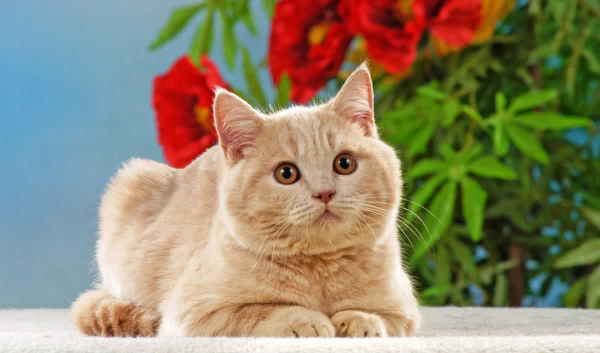
#> input picture image/cat.jpg, 600 x 353 px
$ python opencv_img03.py
#> lines starting #> are read from the running program, lines starting #| are printed output that depends on the picture
import cv2
import numpy as np #c#의 리스트, 행렬이 미포함이므로, numpy 필요

#이미지 로드 기본틀
org = cv2.imread('./image/cat.jpg', cv2.IMREAD_REDUCED_COLOR_2) #사이즈 1/2로 축소
#> org is the input picture: shape (353, 600, 3); mean B, G, R 108.9, 135.3, 142.6
gray = cv2.cvtColor(org, cv2.COLOR_BGR2GRAY)
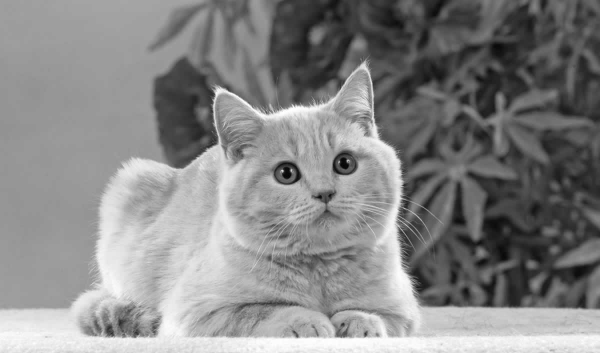
#> gray: shape (353, 600); min 3, max 255, mean 134.5

h, w, c = org.shape
#> h = 353; w = 600; c = 3

#이미지 자르기
#cropped = org[:, :int(w/2)] #[높이, 넓이](생략시 처음 상태 유지)
cropped = gray[:int(h/2), :] #[높이, 넓이](생략시 처음 상태 유지)
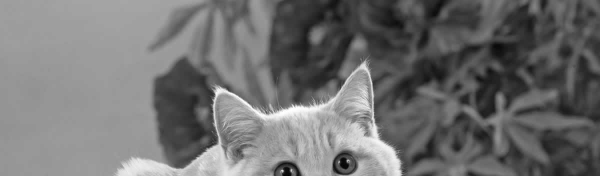
#> cropped: shape (176, 600); min 3, max 255, mean 112.8

cv2.imshow('original', org) #cv2 새창 열림(이미지를 새창에 띄움)
cv2.imshow('cropped', cropped) #반으로 자른 이미지

cv2.waitKey(0) #창에서 키입력 대기
cv2.destroyAllWindows() #메모리 해제
